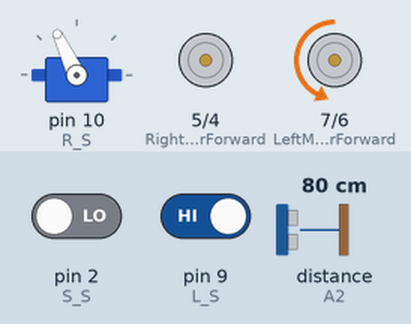
This sketch was run on a simulated Arduino Uno, built with avr-gcc and run on an emulated ATmega328P. Parts: servo, motor-driver pin pairs drawn as motors (green arrow = first pin HIGH = forward, orange = second pin HIGH = backward, longer = more drive, scaled by the enable pin). Inputs (shaded band) come from the test bench; at power-on: distance to the obstacle (sensor on A2) 80 cm, pin 9 (L_S) HIGH, pin 2 (S_S) LOW. The echo pulse lasts 58.3 µs per cm.

Above: at 5.62 s.
6.0 s: distance to the obstacle (sensor on A2) set to 49 cm
9.0 s: distance to the obstacle (sensor on A2) set to 40 cm
At 10.8 s:
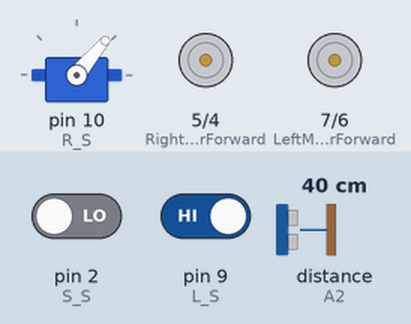
12.0 s: distance to the obstacle (sensor on A2) set to 60 cm
15.0 s: pin 9 (L_S) driven LOW
At 16.6 s:
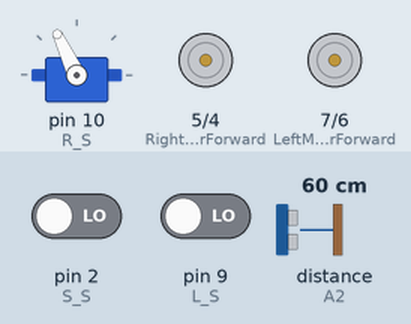
16.8 s: pin 9 (L_S) driven HIGH
At 16.95 s:
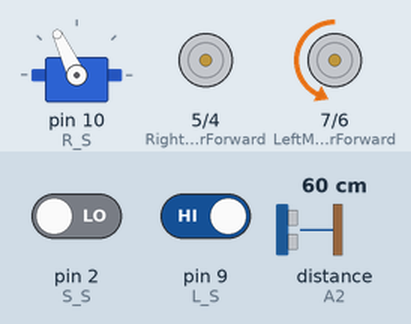
Timing chart, 0 to 20.8 s (numbered marks = the images above; inputs shaded):
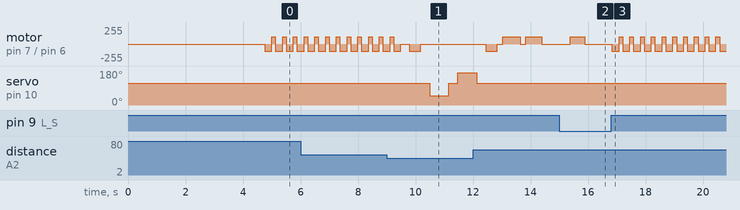

Measured:
- the behaviour switches between 45 and 44 cm on distance to the obstacle (sensor on A2) (found by bisection; images 0 and 1)
- after the input at 9.0 s, servo on pin 10 (R_S): 115° → 50° after 1.5 s, → 115° 0.67 s later, → 170° 0.30 s later
- after the input at 15.0 s, motor on pin 7 (LeftMotorForward) / pin 6 (LeftMotorBackward): goes on until 15.9 s, then stays stopped
- after the input at 16.8 s, motor on pin 7 (LeftMotorForward) / pin 6 (LeftMotorBackward): alternates forward 110/255 for 0.12 s and backward 110/255 for 0.25 s, starting at once
- by itself, motor on pin 7 (LeftMotorForward) / pin 6 (LeftMotorBackward): repeats every 0.80 s: stopped 0.20 s, forward 110/255 0.60 s

The sketch:

FL_line_BKRA.ino
```cpp
#include <Servo.h>          //Thư viện cho servo
#include <NewPing.h>        //Thư viện cho SRF

//our L298N control pins
const int LeftMotorForward = 7;
const int LeftMotorBackward = 6;
const int RightMotorForward = 5;
const int RightMotorBackward = 4;
const int motorLeftspeed = 3; //Kết nối chân ENA với chân 3 arduino
const int motorRightspeed = 8;//Kết nối chân ENB với chân 8 arduino

//line sensors connection
const int L_S = 9; //cb dò line trái
const int S_S = 2; //cb dò line giữa
const int R_S = 10; //cb dò line phải

int left_sensor_state; //biến lưu cảm biến hồng ngoại line trái
int s_sensor_state; //biến lưu cảm biến hồng ngoại line giữa
int right_sensor_state; //biến lưu cảm biến hồng ngoại line phải

//SRF pins
#define trig_pin A1 //analog input 1
#define echo_pin A2 //analog input 2

#define maximum_distance 200
boolean goesForward = false;
int distance = 100;

NewPing sonar(trig_pin, echo_pin, maximum_distance); //sensor function
Servo servo_motor; //đặt tên cho servo


void setup(){

  pinMode(RightMotorForward, OUTPUT);
  pinMode(LeftMotorForward, OUTPUT);
  pinMode(LeftMotorBackward, OUTPUT);
  pinMode(RightMotorBackward, OUTPUT);
  pinMode(motorLeftspeed, OUTPUT);
  pinMode(motorRightspeed, OUTPUT);

  pinMode(L_S, INPUT);
  pinMode(R_S, INPUT);
  pinMode(S_S, INPUT);
  pinMode(trig_pin, OUTPUT);
  pinMode(echo_pin, INPUT);

  servo_motor.attach(10); //kết nối servo với chân D10

  servo_motor.write(115); //set up góc servo ban đầu hướng về trước, thông số này có thể thay đổi
  delay(2000);
  distance = readPing();
  delay(100);
  distance = readPing();
  delay(100);
  distance = readPing();
  delay(100);
  distance = readPing();
  delay(100);

  Serial.begin(9600);
  analogWrite(motorLeftspeed, 110);
  analogWrite(motorRightspeed, 110);
  delay(2000);
}

void loop(){

  int distanceRight = 0;
  int distanceLeft = 0;
  delay(50);

  left_sensor_state = digitalRead(L_S);
  s_sensor_state = digitalRead(S_S);
  right_sensor_state = digitalRead(R_S);

  if ((digitalRead(L_S) == 0) && (digitalRead(S_S) == 1) && (digitalRead(R_S) == 0)) {
    moveForward(); // đi tiến
  }

  if ((digitalRead(L_S) == 1) && (digitalRead(S_S) == 1) && (digitalRead(R_S) == 0)) {
    turnLeft(); // rẻ trái
  }
  if ((digitalRead(L_S) == 1) && (digitalRead(S_S) == 0) && (digitalRead(R_S) == 0)) {
    turnLeft(); // rẻ trái
  }

  if ((digitalRead(L_S) == 0) && (digitalRead(S_S) == 1) && (digitalRead(R_S) == 1)) {
    turnRight(); // rẻ phải
  }
  if ((digitalRead(L_S) == 0) && (digitalRead(S_S) == 0) && (digitalRead(R_S) == 1)) {
    turnRight(); // rẻ phải
  }

  if ((digitalRead(L_S) == 1) && (digitalRead(S_S) == 1) && (digitalRead(R_S) == 1)) {
    moveStop(); // stop
  }

    //XỬ LÝ KHI XE GẶP VẬT CẢN
  if (distance <= 45){
    moveStop();
    delay(300);
    moveBackward();
    delay(400);
    moveStop();
    delay(300);
    distanceRight = lookRight();
    delay(300);
    distanceLeft = lookLeft();
    delay(300);
    //TRƯỜNG HỢP HAI BÊN KHÔNG CÓ VẬT CẢN
    if (distance < distanceRight && distance < distanceLeft) {
    digitalWrite(LeftMotorBackward, HIGH);
    digitalWrite(RightMotorForward, HIGH);
    digitalWrite(LeftMotorForward, LOW);
    digitalWrite(RightMotorBackward, LOW);//cho xe xoay trái

    delay(400);
    moveStop();
    delay(200);
    moveForward();
    delay(600);
    moveStop();
    delay(200);

    digitalWrite(LeftMotorForward, HIGH);
    digitalWrite(RightMotorBackward, HIGH);
    digitalWrite(LeftMotorBackward, LOW);
    digitalWrite(RightMotorForward, LOW); //cho xe xoay phải

    delay(550);
    moveStop();
    delay(200);
    moveForward();
    delay(600);
    moveStop();
    delay(200);

    digitalWrite(LeftMotorForward, HIGH);
    digitalWrite(RightMotorBackward, HIGH);
    digitalWrite(LeftMotorBackward, LOW);
    digitalWrite(RightMotorForward, LOW); //cho xe xoay phải
    delay(500);
    moveStop();
    delay(200);
    moveForward();

    while (left_sensor_state == LOW) {
      left_sensor_state = digitalRead(L_S);
      s_sensor_state = digitalRead(S_S);
      right_sensor_state = digitalRead(R_S);
    }
    }

    //TRƯỜNG HỢP CÓ VẬT CẢN BÊN TRÁI
    if (distance >= distanceLeft){
    digitalWrite(LeftMotorForward, HIGH);
    digitalWrite(RightMotorBackward, HIGH);
    digitalWrite(LeftMotorBackward, LOW);
    digitalWrite(RightMotorForward, LOW); //cho xe xoay sang phải

    delay(400);
    moveStop();
    delay(200);
    moveForward();
    delay(600);
    moveStop();
    delay(200);

    digitalWrite(LeftMotorBackward, HIGH);
    digitalWrite(RightMotorForward, HIGH);
    digitalWrite(LeftMotorForward, LOW);
    digitalWrite(RightMotorBackward, LOW);//cho xe xoay trái

    delay(550);
    moveStop();
    delay(200);
    moveForward();
    delay(600);
    moveStop();
    delay(200);

    digitalWrite(LeftMotorBackward, HIGH);
    digitalWrite(RightMotorForward, HIGH);
    digitalWrite(LeftMotorForward, LOW);
    digitalWrite(RightMotorBackward, LOW);//cho xe xoay trái một đoạn
    delay(500);
    moveStop();
    delay(200);
    moveForward();

    while (right_sensor_state == LOW) {
      left_sensor_state = digitalRead(L_S);
      s_sensor_state = digitalRead(S_S);
      right_sensor_state = digitalRead(R_S);
    }
    }


    //TRƯỜNG HỢP VẬT CẢN BÊN PHẢI
    if (distance >= distanceRight){
    digitalWrite(LeftMotorBackward, HIGH);
    digitalWrite(RightMotorForward, HIGH);
    digitalWrite(LeftMotorForward, LOW);
    digitalWrite(RightMotorBackward, LOW);//cho xe xoay trái

    delay(400);
    moveStop();
    delay(200);
    moveForward();
    delay(600);
    moveStop();
    delay(200);

    digitalWrite(LeftMotorForward, HIGH);
    digitalWrite(RightMotorBackward, HIGH);
    digitalWrite(LeftMotorBackward, LOW);
    digitalWrite(RightMotorForward, LOW); //cho xe xoay phải

    delay(550);
    moveStop();
    delay(200);
    moveForward();
    delay(600);
    moveStop();
    delay(200);

    digitalWrite(LeftMotorForward, HIGH);
    digitalWrite(RightMotorBackward, HIGH);
    digitalWrite(LeftMotorBackward, LOW);
    digitalWrite(RightMotorForward, LOW); //cho xe xoay phải
    delay(500);
    moveStop();
    delay(200);
    moveForward();

    while (left_sensor_state == LOW) {
      left_sensor_state = digitalRead(L_S);
      s_sensor_state = digitalRead(S_S);
      right_sensor_state = digitalRead(R_S);
    }
    }

  }
    distance = readPing();
}

int lookRight(){
  servo_motor.write(50);
  delay(500);
  int distance = readPing();
  delay(100);
  servo_motor.write(115);
  return distance;
}

int lookLeft(){
  servo_motor.write(170);
  delay(500);
  int distance = readPing();
  delay(100);
  servo_motor.write(115);
  return distance;
  delay(100);
}

int readPing(){
  delay(70);
  int cm = sonar.ping_cm();
  if (cm==0){
    cm=250;
  }
  return cm;
}

void moveStop(){

  digitalWrite(RightMotorForward, LOW);
  digitalWrite(LeftMotorForward, LOW);
  digitalWrite(RightMotorBackward, LOW);
  digitalWrite(LeftMotorBackward, LOW);

}

void moveForward(){

  if(!goesForward){

    goesForward=true;

    digitalWrite(LeftMotorForward, HIGH);
    digitalWrite(RightMotorForward, HIGH);

    digitalWrite(LeftMotorBackward, LOW);
    digitalWrite(RightMotorBackward, LOW);


  }
}

void moveBackward(){

  goesForward=false;

  digitalWrite(LeftMotorBackward, HIGH);
  digitalWrite(RightMotorBackward, HIGH);

  digitalWrite(LeftMotorForward, LOW);
  digitalWrite(RightMotorForward, LOW);


}


void turnRight(){
  digitalWrite(LeftMotorForward, HIGH);
  digitalWrite(RightMotorBackward, HIGH);

  digitalWrite(LeftMotorBackward, LOW);
  digitalWrite(RightMotorForward, LOW);

  delay(250);

  digitalWrite(LeftMotorForward, HIGH);
  digitalWrite(RightMotorForward, HIGH);

  digitalWrite(LeftMotorBackward, LOW);
  digitalWrite(RightMotorBackward, LOW);


}

void turnLeft(){
  digitalWrite(LeftMotorBackward, HIGH);
  digitalWrite(RightMotorForward, HIGH);

  digitalWrite(LeftMotorForward, LOW);
  digitalWrite(RightMotorBackward, LOW);

  delay(250);

  digitalWrite(LeftMotorForward, HIGH);
  digitalWrite(RightMotorForward, HIGH);

  digitalWrite(LeftMotorBackward, LOW);
  digitalWrite(RightMotorBackward, LOW);
}
```
